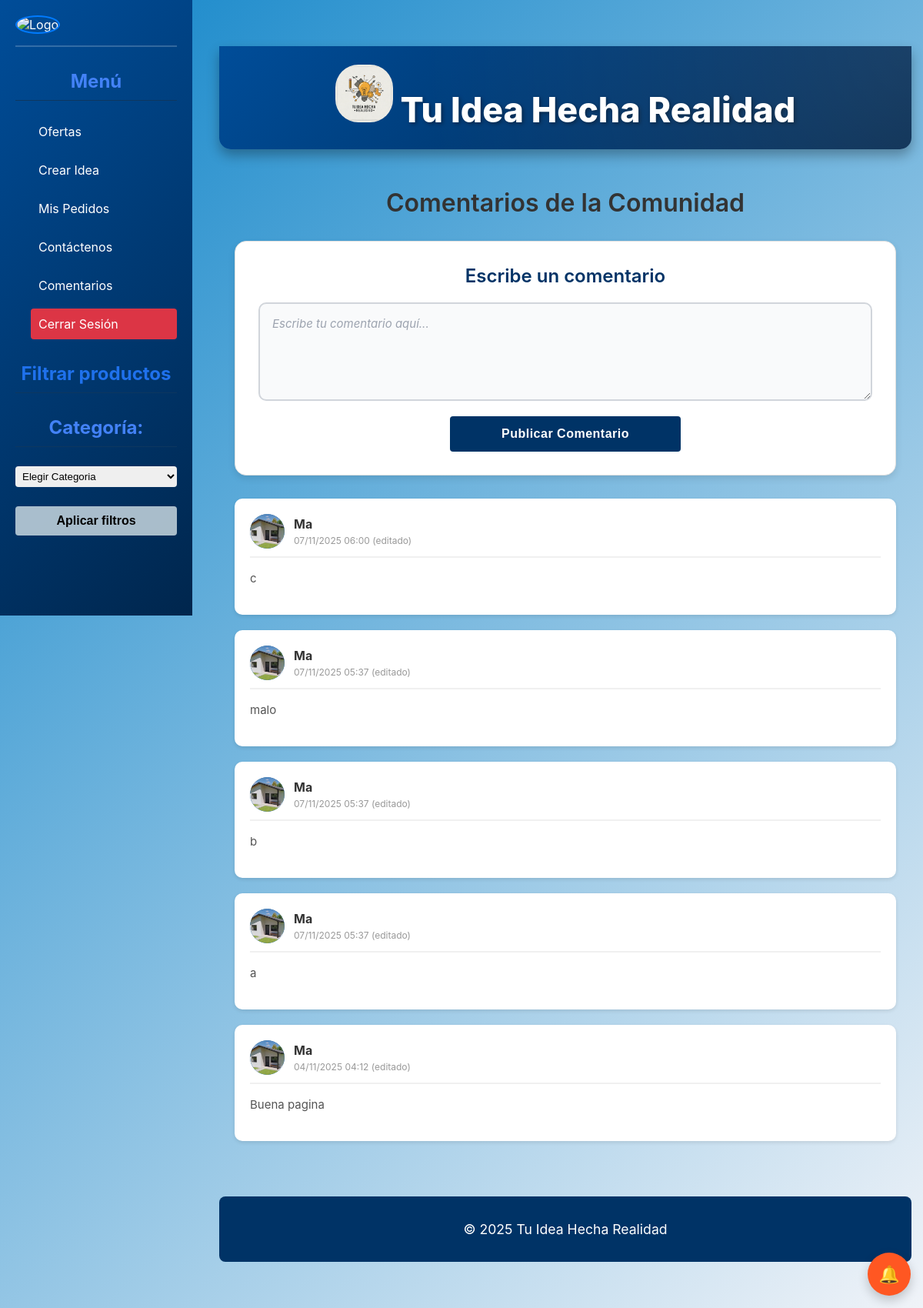
/comentarios/, run on the app's committed database.
### core/models.py (models this page shows, shortened)
class Comentario(models.Model):
    ESTADO_CHOICES = [
        ('pendiente', 'Pendiente'),
        ('aprobado', 'Aprobado'),
        ('rechazado', 'Rechazado'),
    ]
    usuario = models.ForeignKey(UserClientes, on_delete=models.CASCADE, related_name='comentarios')
    contenido = models.TextField(max_length=500)
    fecha_creacion = models.DateTimeField(auto_now_add=True)
    fecha_modificacion = models.DateTimeField(auto_now=True)
    estado = models.CharField(max_length=20, choices=ESTADO_CHOICES, default='pendiente')
    fecha_aprobacion = models.DateTimeField(null=True, blank=True)
    class Meta:
        ordering = ['-fecha_creacion']

class UserClientes(models.Model):
    usernameCliente = models.CharField(max_length=100, unique=True)
    passwordCliente = models.CharField(max_length=100)
    email = models.CharField(max_length=100)
    is_active = models.BooleanField(default=True)
    last_modified = models.DateTimeField(auto_now=True)
    status_changed_at = models.DateTimeField(null=True, blank=True)
    foto_perfil = models.ImageField(upload_to='uploads/perfiles/', blank=True, null=True)
    nombre_completo = models.CharField(max_length=200, blank=True, null=True)
    telefono = models.CharField(max_length=20, blank=True, null=True)
    direccion = models.CharField(max_length=300, blank=True, null=True)
    ciudad = models.CharField(max_length=100, blank=True, null=True)
    departamento = models.CharField(max_length=100, blank=True, null=True)
    codigo_postal = models.CharField(max_length=10, blank=True, null=True)

### core/views.py (the view)
# urls.py: path('comentarios/', views.comentarios_view, name='comentarios'),
def comentarios_view(request):
    usernameCliente = request.session.get('usernameCliente')
    usuario = None
    if usernameCliente:
        try:
            usuario = UserClientes.objects.get(usernameCliente=usernameCliente)
        except UserClientes.DoesNotExist:
            pass
    comentarios = Comentario.objects.all().order_by('-fecha_creacion')
    context = {
        'comentarios': comentarios,
        'usuario': usuario,
    }
    return render(request, 'core/comentarios.html', context)

### core/context_processors.py (called while the page is built, shortened)
def idea_notifications(request):
    username_cliente = request.session.get('usernameCliente')
    username_empresa = request.session.get('usernameEmpresa')
    has_notif = False
    try:
        if username_cliente:
            has_notif = MensajeIdea.objects.filter(
                idea__autor=username_cliente,
                remitente_tipo='empresa',
                leido=False
            ).exists()
    except Exception as e:
        print(f"Error en idea_notifications: {str(e)}")
        has_notif = False
    return {
        'has_idea_notifications': has_notif
    }

### core/templates/core/comentarios.html (shortened to what this page needs)
{% load static %}
<!DOCTYPE html>
<html lang="es">
<head>
  <link rel="stylesheet" href="{% static 'core/css/styles.css' %}">
</head>
<body>
<div class="sidebar">
    <div class="sidebar-user-info">
        <a href="{% url 'perfilUsuario' %}" class="user-avatar-link">
            {% if usuario.foto_perfil %}
                <img src="{{ usuario.foto_perfil.url }}" alt="Foto de perfil" width="50" height="50" style="border-radius: 50%; border: 2px solid #007BFF; object-fit: cover;">
            {% else %}
                <img src="{% static 'core/img/Perfil.png' %}" alt="Logo" width="50" height="50" style="border-radius: 50%; border: 2px solid #007BFF;">
            {% endif %}
        </a>
    </div>
  <h2 class="h2-side">Menú</h2>
  <ul>
    <li><a href="{% url 'productos' %}">Ofertas</a></li>
    <li><a href="{% url 'idea' %}">Crear Idea</a></li>
    <li><a href="{% url 'mis_pedidos' %}">Mis Pedidos</a></li>
    <li><a href="{% url 'contact' %}">Contáctenos</a></li>
    <li><a href="{% url 'comentarios' %}">Comentarios</a></li>
    <li><a href="{% url 'logout' %}" class="logout-button">Cerrar Sesión</a></li>
  </ul>
  <div class="filtros">
    <h3>Filtrar productos</h3>
    <h2 for="categoria" class="h2-side">Categoría:</h2>
    <select id="categoria">
        <option value="">Elegir Categoria</option>
    </select>
    <button onclick="aplicarFiltros()">Aplicar filtros</button>
  </div>
</div>
<div class="main-content-wrapper">
  <header>
    <h1 class="div" style="text-align: center;">
      <img src="{% static 'core/img/Gemini_Generated_Image_tzay6utzay6utzay.jfif' %}" alt="Logo" width="75" height="75">
      Tu Idea Hecha Realidad
    </h1>
  </header>
  <section>
    <div class="comentarios-container">
            <h1 style="margin-bottom: 30px; color: #333;">Comentarios de la Comunidad</h1>
            <div class="nuevo-comentario-section">
                <h3>Escribe un comentario</h3>
                <form method="POST" action="{% url 'crear_comentario' %}">
                    <div class="form-group">
                        <textarea
                            name="contenido"
                            class="form-control"
                            rows="4"
                            placeholder="Escribe tu comentario aquí..."
                            required
                        ></textarea>
                    </div>
                    <button type="submit" class="btn-primary">Publicar Comentario</button>
                </form>
            </div>
            {% if comentarios %}
                {% for comentario in comentarios %}
                <div class="comentario-card">
                    <div class="comentario-header">
                        <div class="comentario-usuario">
                            <div class="usuario-avatar">
                                {% if comentario.usuario.foto_perfil %}
                                    <img src="{{ comentario.usuario.foto_perfil.url }}" alt="{{ comentario.usuario.usernameCliente }}" style="width: 100%; height: 100%; border-radius: 50%; object-fit: cover;">
                                {% else %}
                                    {{ comentario.usuario.usernameCliente|first|upper }}
                                {% endif %}
                            </div>
                            <div class="usuario-info">
                                <h4>{{ comentario.usuario.usernameCliente }}</h4>
                                <span class="comentario-fecha">
                                    {{ comentario.fecha_creacion|date:"d/m/Y H:i" }}
                                    {% if comentario.fecha_modificacion != comentario.fecha_creacion %}
                                        (editado)
                                    {% endif %}
                                </span>
                            </div>
                        </div>
                    </div>
                    <div class="comentario-contenido">
                        {{ comentario.contenido }}
                    </div>
                </div>
                {% endfor %}
            {% else %}
                <div class="no-comentarios">
                    <p>Aún no hay comentarios. ¡Sé el primero en compartir tu opinión!</p>
                </div>
            {% endif %}
        </div>
    </section>
    <footer>
        <p>&copy; 2025 Tu Idea Hecha Realidad</p>
    </footer>
</div>
{% include 'core/floating_buttons.html' %}
{% include 'core/modal_notificaciones.html' %}
</body>
</html>

### data on the page
Comentario: usuario.foto_perfil (picture), usuario.usernameCliente "Ma", fecha_creacion "07/11/2025 06:00", shows "(editado)", contenido "c"
Comentario: usuario.foto_perfil (picture), usuario.usernameCliente "Ma", fecha_creacion "07/11/2025 05:37", shows "(editado)", contenido "malo"
Comentario: usuario.foto_perfil (picture), usuario.usernameCliente "Ma", fecha_creacion "07/11/2025 05:37", shows "(editado)", contenido "b"
Comentario: usuario.foto_perfil (picture), usuario.usernameCliente "Ma", fecha_creacion "07/11/2025 05:37", shows "(editado)", contenido "a"
Comentario: usuario.foto_perfil (picture), usuario.usernameCliente "Ma", fecha_creacion "04/11/2025 04:12", shows "(editado)", contenido "Buena pagina"
